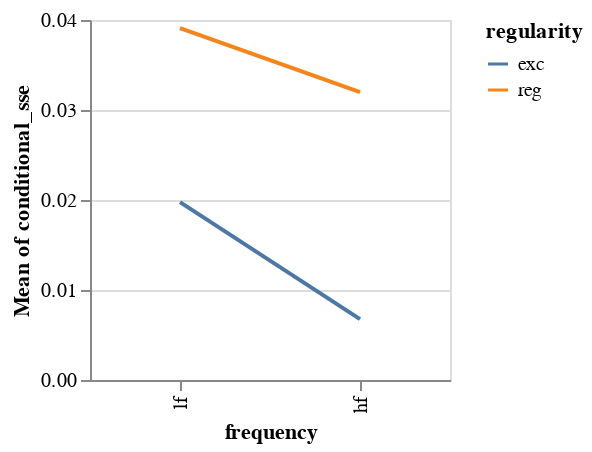

This figure's notebook cell:
### Code cell
# Taraban
taraban_selected_conditions = [
    "taraban_hf-exc",
    "taraban_hf-reg-inc",
    "taraban_lf-exc",
    "taraban_lf-reg-inc",
]

df = test.taraban_mean_df.copy()
df = df.loc[
    (df.testset.isin(taraban_selected_conditions))
    & (df.timetick >= 4)
    & (df.y == "pho")
]

df["frequency"] = df.testset.str.slice(8, 10)
df["regularity"] = df.testset.str.slice(11, 14)


(
    alt.Chart(df)
    .mark_line()
    .encode(
        x=alt.X("frequency:N", sort="descending"),
        y="mean(conditional_sse):Q",
        color="regularity:N",
    )
    .add_selection(epoch_selection)
    .add_selection(timetick_selection)
    .transform_filter(epoch_selection)
    .transform_filter(timetick_selection)
    .properties(width=180, height=180)
)

# .save(os.path.join(cfg.path["plot_folder"], "replication_hs04_fig10_taraban.html"))

### Figure 1 — Vega-Lite specification as saved in the notebook (floating-point values rounded to 4 significant figures; data arrays with more than 128 entries replaced by an {"elided": "..."} marker saying what was removed)
{"config": {"view": {"continuousWidth": 400, "continuousHeight": 300}}, "data": {"name": "data-c485bfcd0eeafddf01c3897e19c16116"}, "mark": "line", "encoding": {"color": {"type": "nominal", "field": "regularity"}, "x": {"type": "nominal", "field": "frequency", "sort": "descending"}, "y": {"type": "quantitative", "aggregate": "mean", "field": "conditional_sse"}}, "height": 180, "selection": {"epoch": {"type": "single", "bind": {"input": "range", "max": 150, "min": 10, "step": 10}, "fields": ["epoch"], "init": {"epoch": 150}}, "timetick": {"type": "single", "bind": {"input": "range", "max": 12, "min": 0, "step": 1}, "fields": ["timetick"], "init": {"timetick": 12}}}, "transform": [{"filter": {"selection": "epoch"}}, {"filter": {"selection": "timetick"}}], "width": 180, "$schema": "https://vega.github.io/schema/vega-lite/v4.8.1.json", "datasets": {"data-c485bfcd0eeafddf01c3897e19c16116": {"elided": "864 records"}}}
